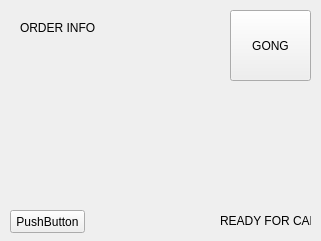
<?xml version="1.0" encoding="UTF-8"?>
<ui version="4.0">
 <class>Widget</class>
 <widget class="QWidget" name="Widget">
  <property name="geometry">
   <rect>
    <x>0</x>
    <y>0</y>
    <width>321</width>
    <height>241</height>
   </rect>
  </property>
  <property name="windowTitle">
   <string>CRAB</string>
  </property>
  <widget class="QPushButton" name="ButtonGong">
   <property name="geometry">
    <rect>
     <x>230</x>
     <y>10</y>
     <width>81</width>
     <height>71</height>
    </rect>
   </property>
   <property name="text">
    <string>GONG</string>
   </property>
  </widget>
  <widget class="QLabel" name="labelReadyForCard">
   <property name="geometry">
    <rect>
     <x>220</x>
     <y>210</y>
     <width>91</width>
     <height>21</height>
    </rect>
   </property>
   <property name="text">
    <string>READY FOR CARD</string>
   </property>
  </widget>
  <widget class="QLabel" name="labelOrderInfo">
   <property name="geometry">
    <rect>
     <x>20</x>
     <y>20</y>
     <width>81</width>
     <height>16</height>
    </rect>
   </property>
   <property name="text">
    <string>ORDER INFO</string>
   </property>
  </widget>
  <widget class="QPushButton" name="pushButton">
   <property name="geometry">
    <rect>
     <x>10</x>
     <y>210</y>
     <width>75</width>
     <height>23</height>
    </rect>
   </property>
   <property name="text">
    <string>PushButton</string>
   </property>
  </widget>
 </widget>
 <layoutdefault spacing="6" margin="11"/>
 <resources/>
 <connections/>
</ui>
